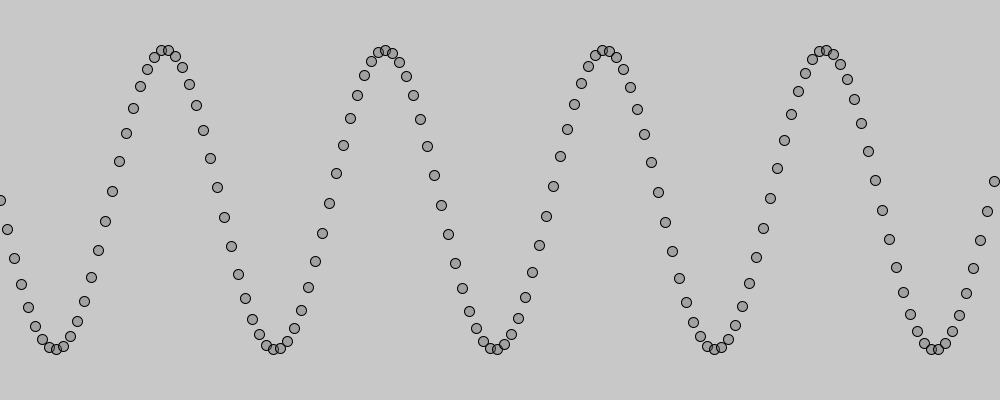
Frame 1 (no input)
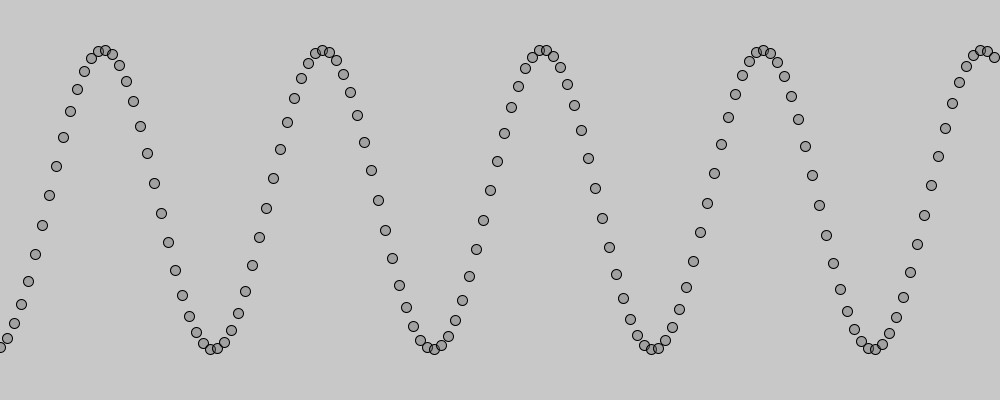
Frame 60 (the mouse pressed at the canvas centre just before this capture)
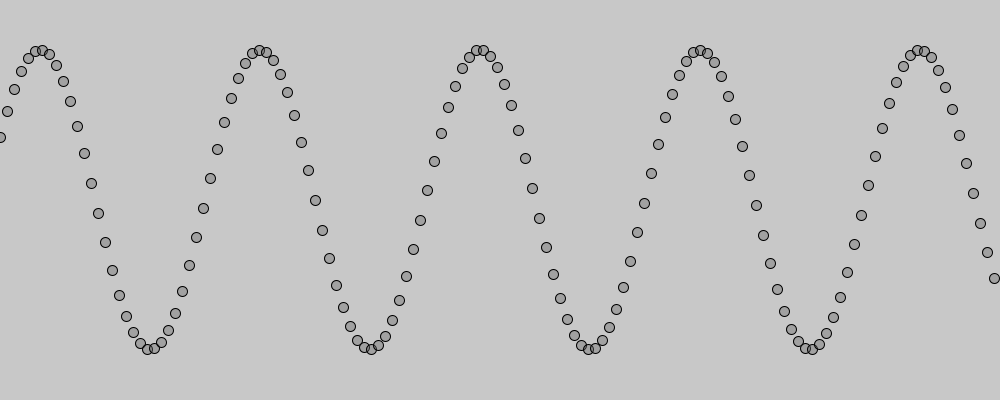
Frame 120 (the mouse held since frame 60 and released just before this capture)

The Processing sketch that drew these frames (run headless with seeded random() and noise(); from frame 60 on, the mouse is pressed at the canvas centre):

// Processing sketch: wave_c
// ── wave_c.pde

float angle = 0.0;
float offset = 0.2;

void setup() {
  size(1000, 400);
  fill(100, 100);
}


void draw() {
  background(200);
  float theta = angle;
  for(int x = 0; x < width; x += 7) {
     float y = map(sin(theta), -1, 1, 50, height - 50);
     ellipse(x, y, 10, 10);
     theta += offset;
  }
  angle += 0.03;
}
